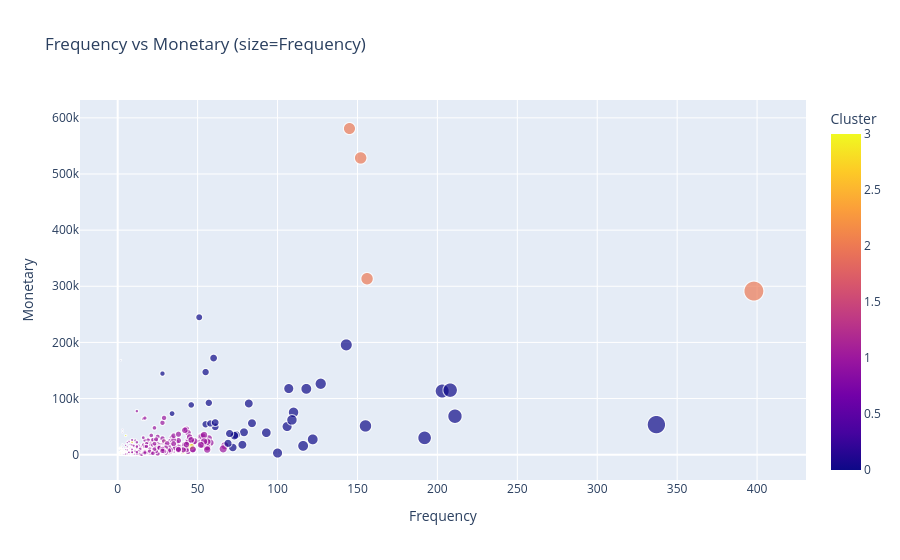

Notebook code cell kept with this figure:
### Code cell
def plot_frequency_monetary(rfm_cluster):
    fig = px.scatter(
        rfm_cluster,
        x="Frequency",
        y="Monetary",
        color="Cluster",
        size="Frequency",
        hover_data=["Customer ID", "Recency", "RFM_Score"],
        title="Frequency vs Monetary (size=Frequency)",
        labels={"Frequency": "Frequency", "Monetary": "Monetary"}
    )
    return fig

# call the function
plot_frequency_monetary(rfm_cluster).show()

### Figure 1 — Plotly figure (JSON) as saved in the notebook; plotly's stock layout.template omitted (floating-point values rounded to 4 significant figures; data arrays with more than 128 entries replaced by an {"elided": "..."} marker saying what was removed)
{"data": [{"customdata": {"elided": "5881x3 mixed values"}, "hovertemplate": "Frequency=%{marker.size}<br>Monetary=%{y}<br>Customer ID=%{customdata[0]}<br>Recency=%{customdata[1]}<br>RFM_Score=%{customdata[2]}<br>Cluster=%{marker.color}<extra></extra>", "legendgroup": "", "marker": {"color": {"elided": "5881 int values"}, "coloraxis": "coloraxis", "size": {"elided": "5881 int values"}, "sizemode": "area", "sizeref": 0.995, "symbol": "circle"}, "mode": "markers", "name": "", "showlegend": false, "type": "scattergl", "x": {"elided": "5881 int values"}, "xaxis": "x", "y": {"elided": "5881 float values"}, "yaxis": "y"}], "layout": {"coloraxis": {"colorbar": {"title": {"text": "Cluster"}}, "colorscale": [[0, "#0d0887"], [0.1111, "#46039f"], [0.2222, "#7201a8"], [0.3333, "#9c179e"], [0.4444, "#bd3786"], [0.5556, "#d8576b"], [0.6667, "#ed7953"], [0.7778, "#fb9f3a"], [0.8889, "#fdca26"], [1, "#f0f921"]]}, "legend": {"itemsizing": "constant", "tracegroupgap": 0}, "title": {"text": "Frequency vs Monetary (size=Frequency)"}, "xaxis": {"anchor": "y", "domain": [0, 1], "title": {"text": "Frequency"}}, "yaxis": {"anchor": "x", "domain": [0, 1], "title": {"text": "Monetary"}}}}
